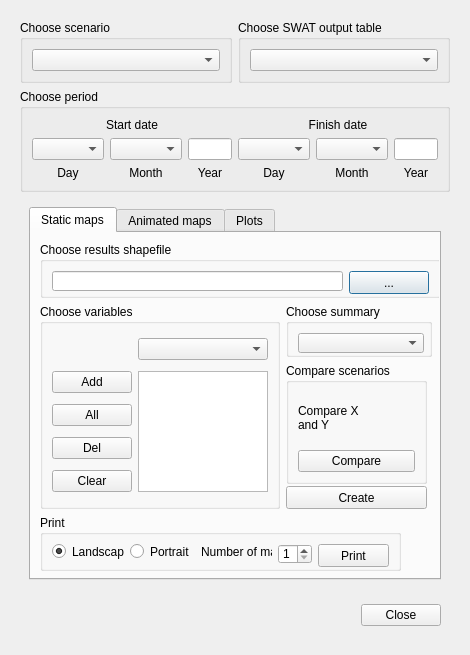
<?xml version="1.0" encoding="UTF-8"?>
<ui version="4.0">
 <class>VisualiseDialog</class>
 <widget class="QDialog" name="VisualiseDialog">
  <property name="geometry">
   <rect>
    <x>0</x>
    <y>0</y>
    <width>470</width>
    <height>630</height>
   </rect>
  </property>
  <property name="sizePolicy">
   <sizepolicy hsizetype="Preferred" vsizetype="Preferred">
    <horstretch>0</horstretch>
    <verstretch>0</verstretch>
   </sizepolicy>
  </property>
  <property name="minimumSize">
   <size>
    <width>0</width>
    <height>0</height>
   </size>
  </property>
  <property name="maximumSize">
   <size>
    <width>16777215</width>
    <height>16777215</height>
   </size>
  </property>
  <property name="windowTitle">
   <string>Visualise Results</string>
  </property>
  <property name="windowIcon">
   <iconset>
    <normaloff>:/plugins/qswat/QSWAT-Icon/QSWAT-Icon-SWAT-16.ico</normaloff>:/plugins/qswat/QSWAT-Icon/QSWAT-Icon-SWAT-16.ico</iconset>
  </property>
  <layout class="QGridLayout" name="gridLayout">
   <item row="0" column="0">
    <widget class="QWidget" name="widget" native="true">
     <layout class="QGridLayout" name="gridLayout_12">
      <item row="0" column="0">
       <widget class="QGroupBox" name="scenarioBox">
        <property name="title">
         <string>Choose scenario</string>
        </property>
        <layout class="QGridLayout" name="gridLayout_5">
         <item row="0" column="0">
          <widget class="QComboBox" name="scenariosCombo">
           <property name="minimumSize">
            <size>
             <width>126</width>
             <height>0</height>
            </size>
           </property>
          </widget>
         </item>
        </layout>
       </widget>
      </item>
      <item row="0" column="1">
       <widget class="QGroupBox" name="outputBox">
        <property name="title">
         <string>Choose SWAT output table</string>
        </property>
        <layout class="QGridLayout" name="gridLayout_6">
         <item row="0" column="0">
          <widget class="QComboBox" name="outputCombo">
           <property name="minimumSize">
            <size>
             <width>126</width>
             <height>0</height>
            </size>
           </property>
          </widget>
         </item>
        </layout>
       </widget>
      </item>
      <item row="1" column="0" colspan="2">
       <widget class="QGroupBox" name="periodBox">
        <property name="title">
         <string>Choose period</string>
        </property>
        <layout class="QGridLayout" name="gridLayout_2">
         <item row="0" column="3" colspan="3">
          <widget class="QLabel" name="label_4">
           <property name="toolTip">
            <string>The finish date defaults to the earliest finish date amongst the scenarios chosen, but can be set to an  earlier date by the user.</string>
           </property>
           <property name="text">
            <string>Finish date</string>
           </property>
           <property name="alignment">
            <set>Qt::AlignCenter</set>
           </property>
          </widget>
         </item>
         <item row="1" column="0">
          <widget class="QComboBox" name="startDay">
           <property name="maxVisibleItems">
            <number>31</number>
           </property>
          </widget>
         </item>
         <item row="1" column="1">
          <widget class="QComboBox" name="startMonth">
           <property name="maxVisibleItems">
            <number>12</number>
           </property>
          </widget>
         </item>
         <item row="1" column="2">
          <widget class="QLineEdit" name="startYear">
           <property name="inputMethodHints">
            <set>Qt::ImhNone</set>
           </property>
          </widget>
         </item>
         <item row="1" column="3">
          <widget class="QComboBox" name="finishDay">
           <property name="maxVisibleItems">
            <number>31</number>
           </property>
          </widget>
         </item>
         <item row="1" column="4">
          <widget class="QComboBox" name="finishMonth">
           <property name="currentIndex">
            <number>-1</number>
           </property>
           <property name="maxVisibleItems">
            <number>12</number>
           </property>
          </widget>
         </item>
         <item row="1" column="5">
          <widget class="QLineEdit" name="finishYear">
           <property name="inputMethodHints">
            <set>Qt::ImhNone</set>
           </property>
          </widget>
         </item>
         <item row="2" column="0">
          <widget class="QLabel" name="label_5">
           <property name="text">
            <string>Day</string>
           </property>
           <property name="alignment">
            <set>Qt::AlignCenter</set>
           </property>
          </widget>
         </item>
         <item row="2" column="1">
          <widget class="QLabel" name="label_7">
           <property name="text">
            <string>Month</string>
           </property>
           <property name="alignment">
            <set>Qt::AlignCenter</set>
           </property>
          </widget>
         </item>
         <item row="2" column="2">
          <widget class="QLabel" name="label_9">
           <property name="text">
            <string>Year</string>
           </property>
           <property name="alignment">
            <set>Qt::AlignCenter</set>
           </property>
          </widget>
         </item>
         <item row="2" column="3">
          <widget class="QLabel" name="label_6">
           <property name="text">
            <string>Day</string>
           </property>
           <property name="alignment">
            <set>Qt::AlignCenter</set>
           </property>
          </widget>
         </item>
         <item row="2" column="4">
          <widget class="QLabel" name="label_8">
           <property name="text">
            <string>Month</string>
           </property>
           <property name="alignment">
            <set>Qt::AlignCenter</set>
           </property>
          </widget>
         </item>
         <item row="2" column="5">
          <widget class="QLabel" name="label_10">
           <property name="text">
            <string>Year</string>
           </property>
           <property name="alignment">
            <set>Qt::AlignCenter</set>
           </property>
          </widget>
         </item>
         <item row="0" column="0" colspan="3">
          <widget class="QLabel" name="label_3">
           <property name="toolTip">
            <string>The start date defaults to the latest start date amongst the scenarios chosen, but can be set to a  later date by the user.</string>
           </property>
           <property name="text">
            <string>Start date</string>
           </property>
           <property name="alignment">
            <set>Qt::AlignCenter</set>
           </property>
          </widget>
         </item>
        </layout>
       </widget>
      </item>
      <item row="2" column="0" colspan="2">
       <widget class="QWidget" name="widget_3" native="true">
        <property name="minimumSize">
         <size>
          <width>421</width>
          <height>391</height>
         </size>
        </property>
        <layout class="QGridLayout" name="gridLayout_10">
         <item row="0" column="0">
          <widget class="QTabWidget" name="tabWidget">
           <property name="sizePolicy">
            <sizepolicy hsizetype="Expanding" vsizetype="Expanding">
             <horstretch>0</horstretch>
             <verstretch>0</verstretch>
            </sizepolicy>
           </property>
           <property name="currentIndex">
            <number>0</number>
           </property>
           <widget class="QWidget" name="staticTab">
            <attribute name="title">
             <string>Static maps</string>
            </attribute>
            <widget class="QGroupBox" name="resultsFileBox">
             <property name="geometry">
              <rect>
               <x>9</x>
               <y>9</y>
               <width>401</width>
               <height>56</height>
              </rect>
             </property>
             <property name="sizePolicy">
              <sizepolicy hsizetype="Preferred" vsizetype="Preferred">
               <horstretch>0</horstretch>
               <verstretch>0</verstretch>
              </sizepolicy>
             </property>
             <property name="title">
              <string>Choose results shapefile</string>
             </property>
             <layout class="QGridLayout" name="gridLayout_8">
              <item row="0" column="0">
               <widget class="QLineEdit" name="resultsFileEdit">
                <property name="minimumSize">
                 <size>
                  <width>0</width>
                  <height>20</height>
                 </size>
                </property>
               </widget>
              </item>
              <item row="0" column="1">
               <widget class="QPushButton" name="resultsFileButton">
                <property name="minimumSize">
                 <size>
                  <width>0</width>
                  <height>23</height>
                 </size>
                </property>
                <property name="text">
                 <string>...</string>
                </property>
               </widget>
              </item>
             </layout>
            </widget>
            <widget class="QGroupBox" name="variablesBox">
             <property name="geometry">
              <rect>
               <x>9</x>
               <y>71</y>
               <width>240</width>
               <height>205</height>
              </rect>
             </property>
             <property name="title">
              <string>Choose variables</string>
             </property>
             <layout class="QGridLayout" name="gridLayout_15">
              <item row="0" column="1">
               <widget class="QComboBox" name="variableCombo">
                <property name="toolTip">
                 <string>Select variable to be added to list.</string>
                </property>
               </widget>
              </item>
              <item row="1" column="0">
               <widget class="QPushButton" name="addButton">
                <property name="toolTip">
                 <string>Add chosen variable to list.</string>
                </property>
                <property name="text">
                 <string>Add</string>
                </property>
               </widget>
              </item>
              <item row="1" column="1" rowspan="4">
               <widget class="QListWidget" name="variableList">
                <property name="font">
                 <font>
                  <family>MS Shell Dlg 2</family>
                 </font>
                </property>
                <property name="toolTip">
                 <string>List of variables to be included in results file.  One must be selected before you click Create.</string>
                </property>
                <property name="editTriggers">
                 <set>QAbstractItemView::NoEditTriggers</set>
                </property>
                <property name="showDropIndicator" stdset="0">
                 <bool>false</bool>
                </property>
               </widget>
              </item>
              <item row="2" column="0">
               <widget class="QPushButton" name="allButton">
                <property name="toolTip">
                 <string>Add all variables in current output table to list</string>
                </property>
                <property name="text">
                 <string>All</string>
                </property>
               </widget>
              </item>
              <item row="3" column="0">
               <widget class="QPushButton" name="delButton">
                <property name="toolTip">
                 <string>Delete selected variable from list.</string>
                </property>
                <property name="text">
                 <string>Del</string>
                </property>
               </widget>
              </item>
              <item row="4" column="0">
               <widget class="QPushButton" name="clearButton">
                <property name="toolTip">
                 <string>Remove all variables from the list.</string>
                </property>
                <property name="text">
                 <string>Clear</string>
                </property>
               </widget>
              </item>
             </layout>
            </widget>
            <widget class="QGroupBox" name="summaryBox">
             <property name="geometry">
              <rect>
               <x>255</x>
               <y>71</y>
               <width>146</width>
               <height>53</height>
              </rect>
             </property>
             <property name="title">
              <string>Choose summary</string>
             </property>
             <layout class="QGridLayout" name="gridLayout_14">
              <item row="0" column="0">
               <widget class="QComboBox" name="summaryCombo">
                <property name="minimumSize">
                 <size>
                  <width>126</width>
                  <height>20</height>
                 </size>
                </property>
               </widget>
              </item>
             </layout>
            </widget>
            <widget class="QPushButton" name="saveButton">
             <property name="geometry">
              <rect>
               <x>255</x>
               <y>253</y>
               <width>141</width>
               <height>23</height>
              </rect>
             </property>
             <property name="toolTip">
              <string>Write data to results shapefile and display summary values for selected variable.</string>
             </property>
             <property name="text">
              <string>Create</string>
             </property>
            </widget>
            <widget class="QGroupBox" name="printGroup">
             <property name="geometry">
              <rect>
               <x>9</x>
               <y>282</y>
               <width>361</width>
               <height>56</height>
              </rect>
             </property>
             <property name="title">
              <string>Print</string>
             </property>
             <layout class="QGridLayout" name="gridLayout_4">
              <item row="0" column="0">
               <widget class="QRadioButton" name="landscapeButton">
                <property name="text">
                 <string>Landscape</string>
                </property>
                <property name="checked">
                 <bool>true</bool>
                </property>
               </widget>
              </item>
              <item row="0" column="1">
               <widget class="QRadioButton" name="portraitButton">
                <property name="text">
                 <string>Portrait</string>
                </property>
               </widget>
              </item>
              <item row="0" column="2">
               <widget class="QLabel" name="label_15">
                <property name="toolTip">
                 <string>&lt;html&gt;&lt;head/&gt;&lt;body&gt;&lt;p&gt;The print composer can record 1, 2, 3, 4 or 6 maps, in landscape or portrait mode. If the number of maps is &lt;span style=&quot; font-style:italic;&quot;&gt;n, &lt;/span&gt;the first &lt;span style=&quot; font-style:italic;&quot;&gt;n &lt;/span&gt;maps in the Results group are used, whether visible or not. Visible maps in the Watershed group are included as background.&lt;/p&gt;&lt;/body&gt;&lt;/html&gt;</string>
                </property>
                <property name="text">
                 <string>Number of maps</string>
                </property>
               </widget>
              </item>
              <item row="0" column="3">
               <widget class="QSpinBox" name="printCount">
                <property name="minimumSize">
                 <size>
                  <width>0</width>
                  <height>20</height>
                 </size>
                </property>
                <property name="minimum">
                 <number>1</number>
                </property>
                <property name="maximum">
                 <number>6</number>
                </property>
               </widget>
              </item>
              <item row="0" column="4">
               <widget class="QPushButton" name="printButton">
                <property name="minimumSize">
                 <size>
                  <width>0</width>
                  <height>23</height>
                 </size>
                </property>
                <property name="toolTip">
                 <string>Create print composition.</string>
                </property>
                <property name="text">
                 <string>Print</string>
                </property>
               </widget>
              </item>
             </layout>
            </widget>
            <widget class="QGroupBox" name="compareGroup">
             <property name="geometry">
              <rect>
               <x>255</x>
               <y>130</y>
               <width>141</width>
               <height>121</height>
              </rect>
             </property>
             <property name="title">
              <string>Compare scenarios</string>
             </property>
             <layout class="QGridLayout" name="gridLayout_3">
              <item row="0" column="0">
               <widget class="QLabel" name="compareLabel">
                <property name="text">
                 <string>&lt;html&gt;&lt;head/&gt;&lt;body&gt;&lt;p&gt;Compare X&lt;br&gt;and Y&lt;/p&gt;&lt;/body&gt;&lt;/html&gt;</string>
                </property>
               </widget>
              </item>
              <item row="1" column="0">
               <widget class="QPushButton" name="compareButton">
                <property name="text">
                 <string>Compare</string>
                </property>
               </widget>
              </item>
             </layout>
            </widget>
           </widget>
           <widget class="QWidget" name="animationTab">
            <attribute name="title">
             <string>Animated maps</string>
            </attribute>
            <layout class="QGridLayout" name="gridLayout_9">
             <item row="0" column="0" colspan="8">
              <widget class="QGroupBox" name="animationSetup">
               <property name="title">
                <string>Set up animation</string>
               </property>
               <layout class="QHBoxLayout" name="horizontalLayout">
                <item>
                 <widget class="QRadioButton" name="newAnimation">
                  <property name="toolTip">
                   <string>Create new animation file</string>
                  </property>
                  <property name="text">
                   <string>New</string>
                  </property>
                  <property name="checked">
                   <bool>true</bool>
                  </property>
                 </widget>
                </item>
                <item>
                 <widget class="QRadioButton" name="currentAnimation">
                  <property name="toolTip">
                   <string>&lt;html&gt;&lt;head/&gt;&lt;body&gt;&lt;p&gt;Change sole or currently selected animation file&lt;/p&gt;&lt;/body&gt;&lt;/html&gt;</string>
                  </property>
                  <property name="text">
                   <string>Current</string>
                  </property>
                 </widget>
                </item>
                <item>
                 <widget class="QLabel" name="label_2">
                  <property name="text">
                   <string>Variable</string>
                  </property>
                 </widget>
                </item>
                <item>
                 <widget class="QComboBox" name="animationVariableCombo">
                  <property name="sizePolicy">
                   <sizepolicy hsizetype="MinimumExpanding" vsizetype="Fixed">
                    <horstretch>0</horstretch>
                    <verstretch>0</verstretch>
                   </sizepolicy>
                  </property>
                  <property name="toolTip">
                   <string>Select variable for animation</string>
                  </property>
                 </widget>
                </item>
               </layout>
              </widget>
             </item>
             <item row="1" column="2">
              <widget class="QLabel" name="calculateLabel">
               <property name="text">
                <string/>
               </property>
              </widget>
             </item>
             <item row="2" column="0" colspan="8">
              <widget class="QGroupBox" name="composeOptions">
               <property name="title">
                <string>Composer options</string>
               </property>
               <layout class="QHBoxLayout" name="horizontalLayout_3">
                <item>
                 <widget class="QRadioButton" name="composeLandscape">
                  <property name="text">
                   <string>Landscape</string>
                  </property>
                  <property name="checked">
                   <bool>true</bool>
                  </property>
                 </widget>
                </item>
                <item>
                 <widget class="QRadioButton" name="composePortrait">
                  <property name="text">
                   <string>Portrait</string>
                  </property>
                 </widget>
                </item>
                <item>
                 <widget class="QLabel" name="label_16">
                  <property name="toolTip">
                   <string>&lt;html&gt;&lt;head/&gt;&lt;body&gt;&lt;p&gt;The print composer can record 1, 2, 3, 4 or 6 maps, in landscape or portrait mode. If the number of maps is &lt;span style=&quot; font-style:italic;&quot;&gt;n, &lt;/span&gt;the first &lt;span style=&quot; font-style:italic;&quot;&gt;n &lt;/span&gt;maps in the Animations group are used, whether visible or not. Visible maps in the Watershed group are included as background.&lt;/p&gt;&lt;/body&gt;&lt;/html&gt;</string>
                  </property>
                  <property name="text">
                   <string>Number of maps</string>
                  </property>
                 </widget>
                </item>
                <item>
                 <widget class="QSpinBox" name="composeCount">
                  <property name="minimum">
                   <number>1</number>
                  </property>
                  <property name="maximum">
                   <number>6</number>
                  </property>
                 </widget>
                </item>
               </layout>
              </widget>
             </item>
             <item row="3" column="0" colspan="6">
              <spacer name="horizontalSpacer_2">
               <property name="orientation">
                <enum>Qt::Horizontal</enum>
               </property>
               <property name="sizeHint" stdset="0">
                <size>
                 <width>233</width>
                 <height>20</height>
                </size>
               </property>
              </spacer>
             </item>
             <item row="3" column="6">
              <widget class="QCommandLinkButton" name="playCommand">
               <property name="sizePolicy">
                <sizepolicy hsizetype="Fixed" vsizetype="Fixed">
                 <horstretch>0</horstretch>
                 <verstretch>0</verstretch>
                </sizepolicy>
               </property>
               <property name="minimumSize">
                <size>
                 <width>41</width>
                 <height>41</height>
                </size>
               </property>
               <property name="maximumSize">
                <size>
                 <width>41</width>
                 <height>41</height>
                </size>
               </property>
               <property name="toolTip">
                <string>Start button</string>
               </property>
               <property name="text">
                <string/>
               </property>
               <property name="icon">
                <iconset resource="resources.qrc">
                 <normaloff>:/QSWAT/play-24x24.png</normaloff>:/QSWAT/play-24x24.png</iconset>
               </property>
               <property name="iconSize">
                <size>
                 <width>24</width>
                 <height>24</height>
                </size>
               </property>
              </widget>
             </item>
             <item row="3" column="7">
              <widget class="QCommandLinkButton" name="pauseCommand">
               <property name="sizePolicy">
                <sizepolicy hsizetype="Fixed" vsizetype="Fixed">
                 <horstretch>0</horstretch>
                 <verstretch>0</verstretch>
                </sizepolicy>
               </property>
               <property name="minimumSize">
                <size>
                 <width>41</width>
                 <height>41</height>
                </size>
               </property>
               <property name="maximumSize">
                <size>
                 <width>41</width>
                 <height>41</height>
                </size>
               </property>
               <property name="toolTip">
                <string>Pause button</string>
               </property>
               <property name="text">
                <string/>
               </property>
               <property name="icon">
                <iconset resource="resources.qrc">
                 <normaloff>:/QSWAT/pause-24x24.png</normaloff>:/QSWAT/pause-24x24.png</iconset>
               </property>
               <property name="iconSize">
                <size>
                 <width>24</width>
                 <height>24</height>
                </size>
               </property>
              </widget>
             </item>
             <item row="3" column="8">
              <widget class="QCommandLinkButton" name="rewindCommand">
               <property name="sizePolicy">
                <sizepolicy hsizetype="Fixed" vsizetype="Fixed">
                 <horstretch>0</horstretch>
                 <verstretch>0</verstretch>
                </sizepolicy>
               </property>
               <property name="minimumSize">
                <size>
                 <width>41</width>
                 <height>41</height>
                </size>
               </property>
               <property name="maximumSize">
                <size>
                 <width>41</width>
                 <height>41</height>
                </size>
               </property>
               <property name="toolTip">
                <string>Rewind button</string>
               </property>
               <property name="text">
                <string/>
               </property>
               <property name="icon">
                <iconset resource="resources.qrc">
                 <normaloff>:/QSWAT/rewind-24x24.png</normaloff>:/QSWAT/rewind-24x24.png</iconset>
               </property>
               <property name="iconSize">
                <size>
                 <width>24</width>
                 <height>24</height>
                </size>
               </property>
              </widget>
             </item>
             <item row="4" column="0" colspan="9">
              <widget class="QLabel" name="dateLabel">
               <property name="text">
                <string>Date</string>
               </property>
               <property name="alignment">
                <set>Qt::AlignCenter</set>
               </property>
              </widget>
             </item>
             <item row="5" column="0" colspan="9">
              <widget class="QSlider" name="slider">
               <property name="toolTip">
                <string>Slider to control currently diplayed date and data.  
Slider may be driven automatically at set speed by clicking start button. 
Can also be controlled manually by dragging or by using left and right arrows on keyboard.</string>
               </property>
               <property name="minimum">
                <number>1</number>
               </property>
               <property name="sliderPosition">
                <number>1</number>
               </property>
               <property name="orientation">
                <enum>Qt::Horizontal</enum>
               </property>
               <property name="tickPosition">
                <enum>QSlider::TicksBelow</enum>
               </property>
              </widget>
             </item>
             <item row="6" column="7">
              <widget class="QLabel" name="label">
               <property name="text">
                <string>Speed</string>
               </property>
              </widget>
             </item>
             <item row="6" column="8">
              <widget class="QSpinBox" name="spinBox">
               <property name="toolTip">
                <string>Change speed of animation.  Larger numbers mean increased speed.</string>
               </property>
               <property name="minimum">
                <number>1</number>
               </property>
               <property name="maximum">
                <number>100</number>
               </property>
              </widget>
             </item>
             <item row="7" column="0">
              <widget class="QPushButton" name="recordButton">
               <property name="toolTip">
                <string>&lt;html&gt;&lt;head/&gt;&lt;body&gt;&lt;p&gt;When green, click to set the animation in recording mode.&lt;/p&gt;&lt;p&gt;When red, click to stop recording and create an animated GIF of the animation frames recorded since the button was last green.&lt;/p&gt;&lt;/body&gt;&lt;/html&gt;</string>
               </property>
               <property name="styleSheet">
                <string notr="true">background-color: green</string>
               </property>
               <property name="text">
                <string notr="true"/>
               </property>
              </widget>
             </item>
             <item row="7" column="1" colspan="3">
              <widget class="QLabel" name="recordLabel">
               <property name="text">
                <string>Start recording</string>
               </property>
              </widget>
             </item>
             <item row="7" column="4">
              <widget class="QPushButton" name="playButton">
               <property name="toolTip">
                <string>Play the latest animated GIF recording in the default player.
</string>
               </property>
               <property name="text">
                <string>Play</string>
               </property>
              </widget>
             </item>
             <item row="7" column="5" colspan="3">
              <widget class="QLabel" name="label_14">
               <property name="text">
                <string>Play recording</string>
               </property>
              </widget>
             </item>
             <item row="1" column="0" colspan="2">
              <widget class="QGroupBox" name="groupBox">
               <property name="sizePolicy">
                <sizepolicy hsizetype="Preferred" vsizetype="Preferred">
                 <horstretch>0</horstretch>
                 <verstretch>0</verstretch>
                </sizepolicy>
               </property>
               <property name="minimumSize">
                <size>
                 <width>200</width>
                 <height>0</height>
                </size>
               </property>
               <property name="title">
                <string>Animation mode</string>
               </property>
               <layout class="QHBoxLayout" name="horizontalLayout_2">
                <item>
                 <widget class="QRadioButton" name="canvasAnimation">
                  <property name="sizePolicy">
                   <sizepolicy hsizetype="Minimum" vsizetype="Fixed">
                    <horstretch>0</horstretch>
                    <verstretch>0</verstretch>
                   </sizepolicy>
                  </property>
                  <property name="toolTip">
                   <string>Animation will be shown in map canvas, using sole or currently selected animation file</string>
                  </property>
                  <property name="text">
                   <string>Map canvas</string>
                  </property>
                  <property name="checked">
                   <bool>true</bool>
                  </property>
                 </widget>
                </item>
                <item>
                 <widget class="QRadioButton" name="printAnimation">
                  <property name="sizePolicy">
                   <sizepolicy hsizetype="Minimum" vsizetype="Fixed">
                    <horstretch>0</horstretch>
                    <verstretch>0</verstretch>
                   </sizepolicy>
                  </property>
                  <property name="toolTip">
                   <string>Animation frames mayl be created as print composition, provided you also record the animation.</string>
                  </property>
                  <property name="text">
                   <string>Print composer</string>
                  </property>
                 </widget>
                </item>
               </layout>
              </widget>
             </item>
            </layout>
           </widget>
           <widget class="QWidget" name="tab">
            <attribute name="title">
             <string>Plots</string>
            </attribute>
            <widget class="QGroupBox" name="observedFileBox">
             <property name="geometry">
              <rect>
               <x>9</x>
               <y>9</y>
               <width>381</width>
               <height>56</height>
              </rect>
             </property>
             <property name="minimumSize">
              <size>
               <width>0</width>
               <height>51</height>
              </size>
             </property>
             <property name="title">
              <string>Choose observed data file (optional)</string>
             </property>
             <layout class="QGridLayout" name="gridLayout_11">
              <item row="0" column="0">
               <widget class="QLineEdit" name="observedFileEdit">
                <property name="minimumSize">
                 <size>
                  <width>0</width>
                  <height>20</height>
                 </size>
                </property>
               </widget>
              </item>
              <item row="0" column="1">
               <widget class="QPushButton" name="observedFileButton">
                <property name="minimumSize">
                 <size>
                  <width>0</width>
                  <height>23</height>
                 </size>
                </property>
                <property name="text">
                 <string>...</string>
                </property>
               </widget>
              </item>
             </layout>
            </widget>
            <widget class="QLabel" name="label_11">
             <property name="geometry">
              <rect>
               <x>109</x>
               <y>78</y>
               <width>43</width>
               <height>16</height>
              </rect>
             </property>
             <property name="text">
              <string>Subbasin</string>
             </property>
             <property name="alignment">
              <set>Qt::AlignCenter</set>
             </property>
            </widget>
            <widget class="QLabel" name="label_12">
             <property name="geometry">
              <rect>
               <x>208</x>
               <y>78</y>
               <width>21</width>
               <height>16</height>
              </rect>
             </property>
             <property name="text">
              <string>HRU</string>
             </property>
             <property name="alignment">
              <set>Qt::AlignCenter</set>
             </property>
            </widget>
            <widget class="QLabel" name="label_13">
             <property name="geometry">
              <rect>
               <x>308</x>
               <y>78</y>
               <width>38</width>
               <height>16</height>
              </rect>
             </property>
             <property name="text">
              <string>Variable</string>
             </property>
             <property name="alignment">
              <set>Qt::AlignCenter</set>
             </property>
            </widget>
            <widget class="QComboBox" name="subPlot">
             <property name="geometry">
              <rect>
               <x>110</x>
               <y>100</y>
               <width>69</width>
               <height>20</height>
              </rect>
             </property>
             <property name="toolTip">
              <string>Select a subbasin for the currently selected plot.</string>
             </property>
            </widget>
            <widget class="QComboBox" name="hruPlot">
             <property name="geometry">
              <rect>
               <x>190</x>
               <y>100</y>
               <width>69</width>
               <height>20</height>
              </rect>
             </property>
             <property name="toolTip">
              <string>If the currently selected plut is for the hru table, select the HRU within the plot's subbasin.</string>
             </property>
            </widget>
            <widget class="QComboBox" name="variablePlot">
             <property name="geometry">
              <rect>
               <x>270</x>
               <y>100</y>
               <width>121</width>
               <height>20</height>
              </rect>
             </property>
             <property name="toolTip">
              <string>Select the current plot's variable.</string>
             </property>
            </widget>
            <widget class="QPushButton" name="addPlot">
             <property name="geometry">
              <rect>
               <x>9</x>
               <y>130</y>
               <width>75</width>
               <height>23</height>
              </rect>
             </property>
             <property name="toolTip">
              <string>Add a plot using the current scenario, ouput table, subbasin, HRU and variables.</string>
             </property>
             <property name="text">
              <string>Add plot</string>
             </property>
            </widget>
            <widget class="QTableWidget" name="tableWidget">
             <property name="geometry">
              <rect>
               <x>109</x>
               <y>130</y>
               <width>281</width>
               <height>179</height>
              </rect>
             </property>
             <property name="horizontalScrollBarPolicy">
              <enum>Qt::ScrollBarAlwaysOff</enum>
             </property>
             <property name="editTriggers">
              <set>QAbstractItemView::NoEditTriggers</set>
             </property>
             <property name="tabKeyNavigation">
              <bool>false</bool>
             </property>
             <property name="showDropIndicator" stdset="0">
              <bool>false</bool>
             </property>
             <property name="dragDropOverwriteMode">
              <bool>false</bool>
             </property>
             <property name="cornerButtonEnabled">
              <bool>false</bool>
             </property>
             <property name="columnCount">
              <number>5</number>
             </property>
             <attribute name="horizontalHeaderDefaultSectionSize">
              <number>90</number>
             </attribute>
             <attribute name="verticalHeaderVisible">
              <bool>false</bool>
             </attribute>
             <attribute name="verticalHeaderDefaultSectionSize">
              <number>23</number>
             </attribute>
             <column/>
             <column/>
             <column/>
             <column/>
             <column/>
            </widget>
            <widget class="QPushButton" name="deletePlot">
             <property name="geometry">
              <rect>
               <x>9</x>
               <y>159</y>
               <width>75</width>
               <height>23</height>
              </rect>
             </property>
             <property name="toolTip">
              <string>Delete the currently selected plot.</string>
             </property>
             <property name="text">
              <string>Delete plot</string>
             </property>
            </widget>
            <widget class="QPushButton" name="copyPlot">
             <property name="geometry">
              <rect>
               <x>9</x>
               <y>188</y>
               <width>75</width>
               <height>23</height>
              </rect>
             </property>
             <property name="toolTip">
              <string>Copy the current selected plot.</string>
             </property>
             <property name="text">
              <string>Copy plot</string>
             </property>
            </widget>
            <widget class="QPushButton" name="upPlot">
             <property name="geometry">
              <rect>
               <x>9</x>
               <y>217</y>
               <width>75</width>
               <height>23</height>
              </rect>
             </property>
             <property name="toolTip">
              <string>Move the selected plot up 1 place.</string>
             </property>
             <property name="text">
              <string>Move up</string>
             </property>
            </widget>
            <widget class="QPushButton" name="downPlot">
             <property name="geometry">
              <rect>
               <x>9</x>
               <y>246</y>
               <width>75</width>
               <height>23</height>
              </rect>
             </property>
             <property name="toolTip">
              <string>Move the selected plot down 1 place.</string>
             </property>
             <property name="text">
              <string>Move down</string>
             </property>
            </widget>
            <widget class="QPushButton" name="addObserved">
             <property name="geometry">
              <rect>
               <x>9</x>
               <y>275</y>
               <width>75</width>
               <height>34</height>
              </rect>
             </property>
             <property name="toolTip">
              <string>Add a plot from the obeserved data file.</string>
             </property>
             <property name="text">
              <string>Add 
observed</string>
             </property>
            </widget>
            <widget class="QPushButton" name="plotButton">
             <property name="geometry">
              <rect>
               <x>308</x>
               <y>315</y>
               <width>75</width>
               <height>23</height>
              </rect>
             </property>
             <property name="toolTip">
              <string>Save the data for the plots in the table in a comma-separated values (csv)  file and open SWATGraph on the csv file.</string>
             </property>
             <property name="text">
              <string>Plot</string>
             </property>
            </widget>
            <widget class="QComboBox" name="plotType">
             <property name="geometry">
              <rect>
               <x>9</x>
               <y>78</y>
               <width>91</width>
               <height>20</height>
              </rect>
             </property>
             <property name="currentText">
              <string/>
             </property>
             <property name="currentIndex">
              <number>-1</number>
             </property>
            </widget>
           </widget>
          </widget>
         </item>
        </layout>
       </widget>
      </item>
      <item row="3" column="0" colspan="2">
       <widget class="QWidget" name="widget_2" native="true">
        <layout class="QGridLayout" name="gridLayout_7">
         <item row="0" column="0">
          <spacer name="horizontalSpacer">
           <property name="orientation">
            <enum>Qt::Horizontal</enum>
           </property>
           <property name="sizeHint" stdset="0">
            <size>
             <width>321</width>
             <height>20</height>
            </size>
           </property>
          </spacer>
         </item>
         <item row="0" column="1">
          <widget class="QPushButton" name="closeButton">
           <property name="text">
            <string>Close</string>
           </property>
           <property name="autoDefault">
            <bool>false</bool>
           </property>
          </widget>
         </item>
        </layout>
       </widget>
      </item>
     </layout>
    </widget>
   </item>
  </layout>
 </widget>
 <resources>
  <include location="resources.qrc"/>
 </resources>
 <connections/>
</ui>
